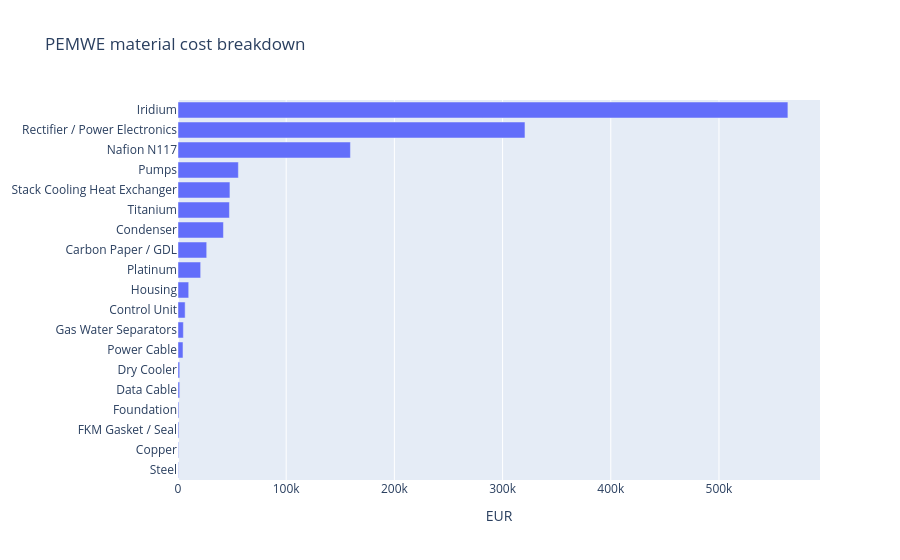

The cell this chart's notebook holds for it:
### Markdown cell above
## 2. Material and component cost

### 2.1 Deterministic material cost

### Code cell
# 4. PEMWE material cost / CAPEX

material_df = material_cost_table(PEMWE_MATERIALS)

material_cost = material_df["Cost"].sum()


# Sanity checks
assert material_df["Cost"].ge(0).all()
assert np.isclose(
    material_df["Cost Share"].sum(),
    1.0,
)


display(
    material_df[["Material", "Unit Price", "Amount", "Cost", "Cost Share"]]
    .sort_values(
        "Cost",
        ascending=False,
    )
    .head(10)
)

plot_cost_breakdown(
    material_df,
    title="PEMWE material cost breakdown",
).show()

### Figure 1 — Plotly figure (JSON) as saved in the notebook; plotly's stock layout.template omitted (floating-point values rounded to 4 significant figures)
{"data": [{"hovertemplate": "Cost=%{x}<br>Material=%{y}<extra></extra>", "legendgroup": "", "marker": {"color": "#636efa", "pattern": {"shape": ""}}, "name": "", "orientation": "h", "showlegend": false, "textposition": "auto", "type": "bar", "x": [364.4, 494.7, 796.4, 814.5, 1560.0, 1595.0, 4600.0, 4962.0, 6600.0, 9900.0, 20950.0, 26520.0, 42000.0, 47540.0, 48000.0, 55800.0, 159400.0, 320700.0, 563700.0], "xaxis": "x", "y": ["Steel", "Copper", "FKM Gasket / Seal", "Foundation", "Data Cable", "Dry Cooler", "Power Cable", "Gas Water Separators", "Control Unit", "Housing", "Platinum", "Carbon Paper / GDL", "Condenser", "Titanium", "Stack Cooling Heat Exchanger", "Pumps", "Nafion N117", "Rectifier / Power Electronics", "Iridium"], "yaxis": "y"}], "layout": {"barmode": "relative", "legend": {"tracegroupgap": 0}, "title": {"text": "PEMWE material cost breakdown"}, "xaxis": {"anchor": "y", "domain": [0, 1], "title": {"text": "EUR"}}, "yaxis": {"anchor": "x", "domain": [0, 1], "title": {}}}}
